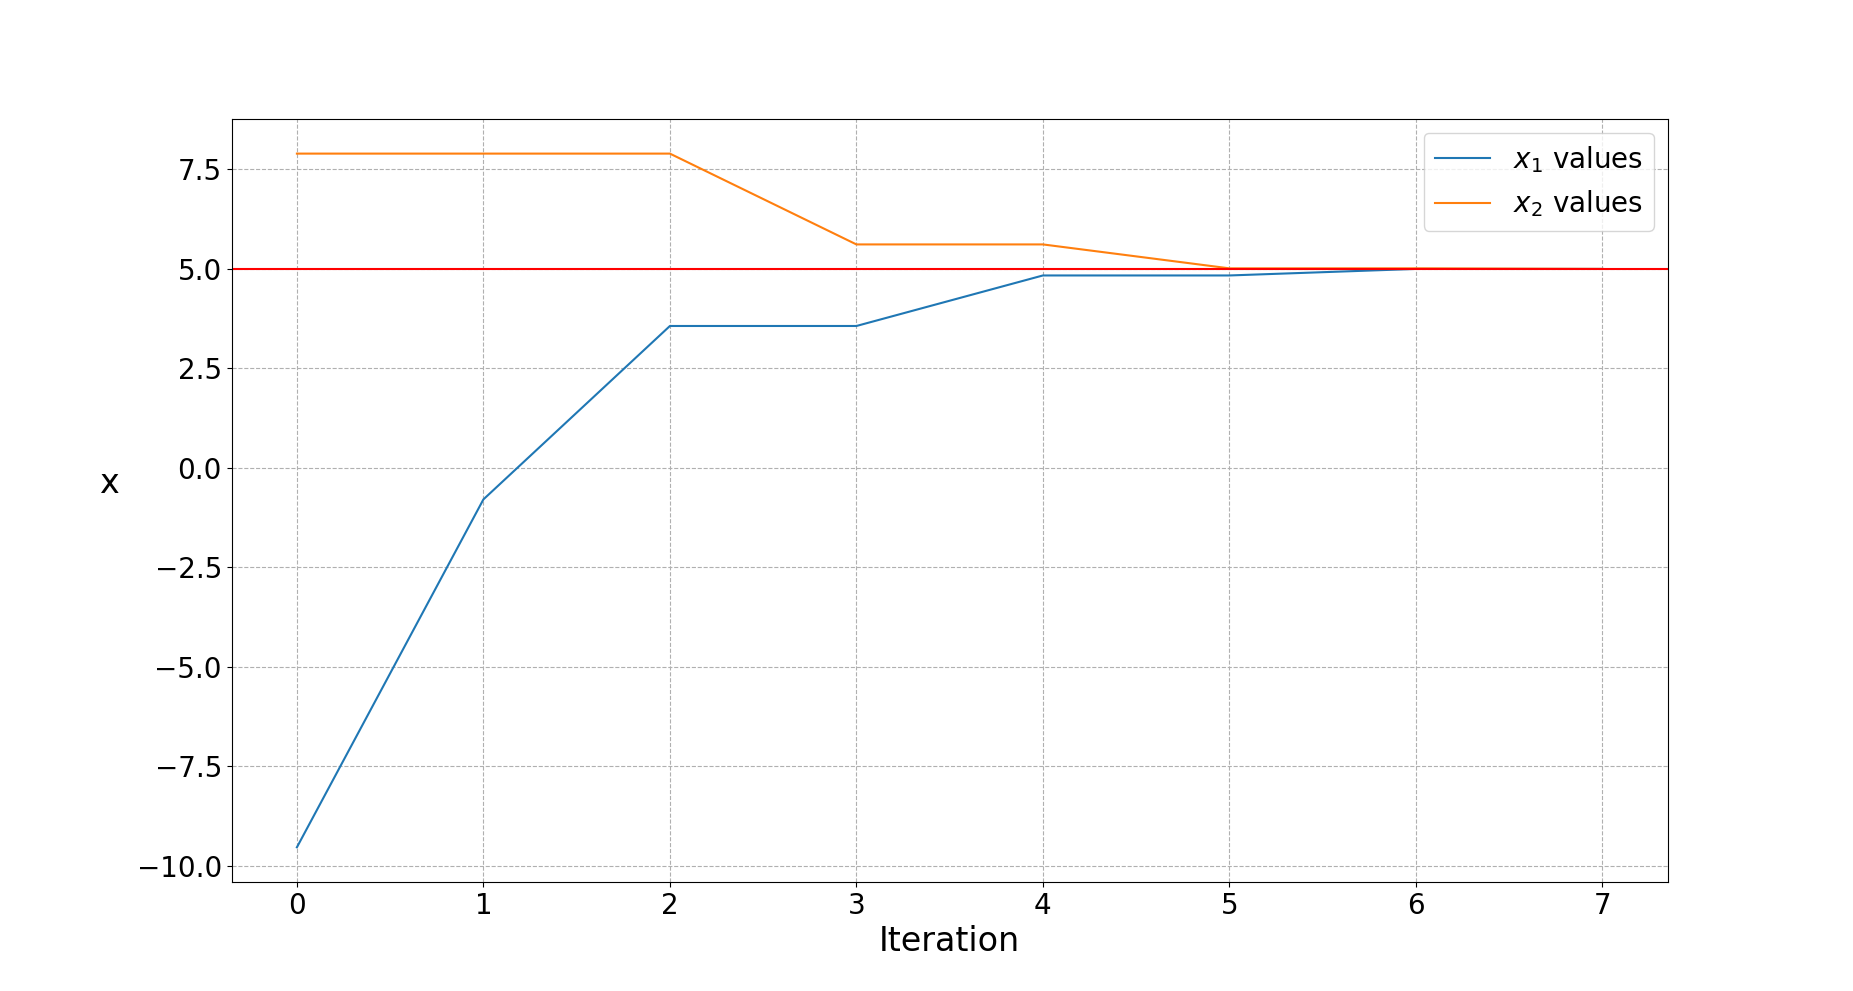

The script that drew this image:
import numpy as np
import matplotlib.pyplot as plt

def f(x):
    return np.tanh(x - 5)

left = -20
right = 30

init = False
while not init:
    x1 = np.random.uniform(left, right)
    x2 = np.random.uniform(left, right)
    f1 = f(x1)
    f2 = f(x2)
    if f1/f2 < 0:
        init = True

x1_values = []
x2_values = []

prev_fm = 0

found_root = False
while not found_root:
    print('{0:.16f} {1:.16f}'.format(x1, x2) )
    x1_values.append(x1)
    x2_values.append(x2)
    f1 = f(x1)
    f2 = f(x2)
    m = (f2-f1)/(x2-x1)
    xm = x2 - (1/m)*f2
    fm = f(xm)
    if np.abs(fm - prev_fm) < 1e-5:
        found_root = True
    if fm/f1 < 0:
        x2 = xm
    else:
        x1 = xm
    prev_fm = fm

plt.plot(x1_values, label = r'$x_1$ values')
plt.plot(x2_values, label = r'$x_2$ values')
plt.axhline(y = 5, color = 'red')
plt.grid(linestyle = '--')
plt.legend(prop = {'size':20})
plt.xlabel('Iteration', size = 24)
plt.ylabel('x', rotation = 0, size = 24, labelpad = 20)
plt.xticks(size = 20)
plt.yticks(size = 20)
plt.show()
